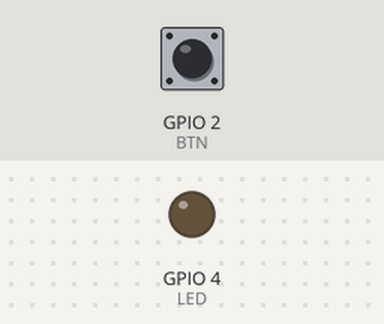
The sketch below on a simulated ESP8266 (NodeMCU). On the bench: output pins drawn as LEDs (lit = HIGH). The test bench sets the inputs (shaded band); at power-on: GPIO 2 (BTN) LOW. WiFi joins after 1.5 s; servers stay silent unless stated; what the sketch prints to the serial monitor is not drawn. At 11.5 s the program restarts the board; the recording ends there.

Above: at 3.6 s.
At 10.6 s:
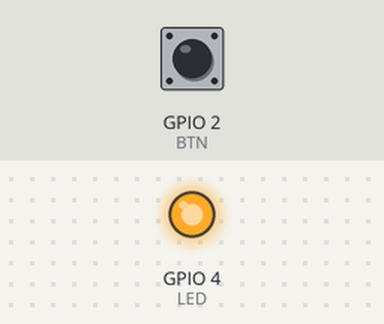
Timing chart, 0 to 11.5 s (numbered marks = the images above):
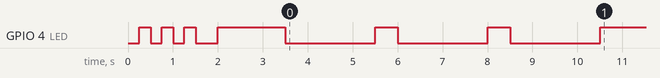

The sketch:

display.ino
```cpp
#include <ESP8266WiFi.h>
#include <WiFiClient.h>
#include <ESP8266WebServer.h>
#include <ESP8266mDNS.h>

#define LED 4
#define BTN 2
int btnCounter = 0;


char *ssid = "SomeWiFiNetwork";
char *password = "SecretPassword123";

String state;

ESP8266WebServer server(80);

void setup() {
    Serial.begin(9600);

    pinMode(LED, OUTPUT);
    pinMode(BTN, INPUT);

    WiFi.mode(WIFI_STA);
    WiFi.begin(ssid, password);


    while(WiFi.status() != WL_CONNECTED) {
        delay(250);
        digitalWrite(LED, HIGH);
        Serial.print(".");
        delay(250);
        digitalWrite(LED, LOW);
        Serial.print(".");
    }

    digitalWrite(LED, LOW);
    delay(500);
    digitalWrite(LED, HIGH);

    Serial.println("");
    Serial.print("Connected to ");
    Serial.println(ssid);
    Serial.print("IP address: ");
    Serial.println(WiFi.localIP());


    server.on("/", handleRoot);
    server.on("/on", handleOn);
    server.on("/off", handleOff);
    server.on("/reset", handleReset);

    server.onNotFound(handleNotFound);

    server.begin();

    delay(1000);

    printIP();
}

void loop() {
  // Keep Server alive
    server.handleClient();

    // Short press released
    if(btnCounter < 100 && btnCounter > 0 && digitalRead(BTN) == HIGH) {
      printIP();
      btnCounter = 0;
    }

    // Long press
    if(btnCounter > 100) {
      ESP.restart();
    }

    //Button pressed
    if(digitalRead(BTN) == LOW) {
      btnCounter++;
    }

    // Button not pressed/released
    else if(digitalRead(BTN) == HIGH) {
      btnCounter = 0;
    }

    delay(10);
}

void handleRoot() {
  String htmlHead = "<head><title>Meeting-Display</title><link rel=\"stylesheet\" href=\"https://www.w3schools.com/w3css/4/w3.css\"></head>";
  String htmlBody = "<body><h1>Meeting-Display</h1><a class=\"w3-btn w3-green w3-block w3-margin \" href=\"/on\" target=\"myFrame\">ON</a> <a class=\"w3-btn w3-green w3-block w3-margin\" href=\"/off\" target=\"myFrame\">Off</a> <a class=\"w3-btn w3-red w3-block w3-margin\" href=\"/reset\" >Reset</a><iframe name=\"myFrame\"></iframe width=\"10\" height=\"10\" frameBorder=\"0\" style=\"display: none\"></body>";
  String htmlPage = "<!DOCTPE HTML> <html lang=\"de\">" + htmlHead + htmlBody + "</html>";

  server.send(200, "text/html", htmlPage);
}

void handleOn() {
  digitalWrite(LED, LOW);
  state = "off";
  server.send(200);
}

void handleOff() {
  digitalWrite(LED, HIGH);
  state = "on";
  server.send(200);
}

void handleReset() {
  server.send(200);
  ESP.restart();
}

void handleNotFound() {
  server.send(404, "text/plain", "<h1>Page not found</h1>");
}

void printIP() {
  String ip = WiFi.localIP().toString();            // Get IP
  ip = ip.substring(12);                            // Extract the last block

  for(int i = 0; i < 3; i++) {

    int currentSegment = int(ip.charAt(i)) - 48;    // Remove 48 cause of UTF-8

    for(int j = 0; j < currentSegment; j++) {
      digitalWrite(LED, LOW);
      delay(500);
      digitalWrite(LED, HIGH);
      delay(500);
    }
      delay(500);
      digitalWrite(LED, LOW);
      delay(2000);
      digitalWrite(LED, HIGH);
  }
}
```
